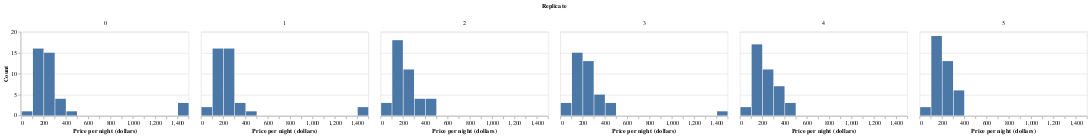

Notebook code cell kept with this figure:
### Code cell
six_bootstrap_samples = boot20000.query("replicate < 6")

alt.Chart(six_bootstrap_samples, height=150).mark_bar().encode(
    x=alt.X("price:Q", bin=alt.Bin(maxbins=20), title="Price per night (dollars)"),
    y=alt.Y("count():Q", title="Count")
).facet(
    column=alt.Column("replicate:N", title="Replicate")
)

### Figure 1 — Vega specification as saved in the notebook (floating-point values rounded to 4 significant figures)
{"$schema": "https://vega.github.io/schema/vega/v5.json", "data": [{"name": "source_0", "values": [{"bin_maxbins_20_price": 100.0, "bin_maxbins_20_price_end": 200.0, "replicate": 0, "__count": 16}, {"bin_maxbins_20_price": 200.0, "bin_maxbins_20_price_end": 300.0, "replicate": 0, "__count": 15}, {"bin_maxbins_20_price": 300.0, "bin_maxbins_20_price_end": 400.0, "replicate": 0, "__count": 4}, {"bin_maxbins_20_price": 0.0, "bin_maxbins_20_price_end": 100.0, "replicate": 0, "__count": 1}, {"bin_maxbins_20_price": 400.0, "bin_maxbins_20_price_end": 500.0, "replicate": 0, "__count": 1}, {"bin_maxbins_20_price": 1400.0, "bin_maxbins_20_price_end": 1500.0, "replicate": 0, "__count": 3}, {"bin_maxbins_20_price": 200.0, "bin_maxbins_20_price_end": 300.0, "replicate": 1, "__count": 16}, {"bin_maxbins_20_price": 300.0, "bin_maxbins_20_price_end": 400.0, "replicate": 1, "__count": 3}, {"bin_maxbins_20_price": 1400.0, "bin_maxbins_20_price_end": 1500.0, "replicate": 1, "__count": 2}, {"bin_maxbins_20_price": 100.0, "bin_maxbins_20_price_end": 200.0, "replicate": 1, "__count": 16}, {"bin_maxbins_20_price": 400.0, "bin_maxbins_20_price_end": 500.0, "replicate": 1, "__count": 1}, {"bin_maxbins_20_price": 0.0, "bin_maxbins_20_price_end": 100.0, "replicate": 1, "__count": 2}, {"bin_maxbins_20_price": 400.0, "bin_maxbins_20_price_end": 500.0, "replicate": 2, "__count": 4}, {"bin_maxbins_20_price": 200.0, "bin_maxbins_20_price_end": 300.0, "replicate": 2, "__count": 11}, {"bin_maxbins_20_price": 100.0, "bin_maxbins_20_price_end": 200.0, "replicate": 2, "__count": 18}, {"bin_maxbins_20_price": 300.0, "bin_maxbins_20_price_end": 400.0, "replicate": 2, "__count": 4}, {"bin_maxbins_20_price": 0.0, "bin_maxbins_20_price_end": 100.0, "replicate": 2, "__count": 3}, {"bin_maxbins_20_price": 100.0, "bin_maxbins_20_price_end": 200.0, "replicate": 3, "__count": 15}, {"bin_maxbins_20_price": 200.0, "bin_maxbins_20_price_end": 300.0, "replicate": 3, "__count": 13}, {"bin_maxbins_20_price": 300.0, "bin_maxbins_20_price_end": 400.0, "replicate": 3, "__count": 5}, {"bin_maxbins_20_price": 1400.0, "bin_maxbins_20_price_end": 1500.0, "replicate": 3, "__count": 1}, {"bin_maxbins_20_price": 0.0, "bin_maxbins_20_price_end": 100.0, "replicate": 3, "__count": 3}, {"bin_maxbins_20_price": 400.0, "bin_maxbins_20_price_end": 500.0, "replicate": 3, "__count": 3}, {"bin_maxbins_20_price": 100.0, "bin_maxbins_20_price_end": 200.0, "replicate": 4, "__count": 17}, {"bin_maxbins_20_price": 300.0, "bin_maxbins_20_price_end": 400.0, "replicate": 4, "__count": 7}, {"bin_maxbins_20_price": 200.0, "bin_maxbins_20_price_end": 300.0, "replicate": 4, "__count": 11}, {"bin_maxbins_20_price": 0.0, "bin_maxbins_20_price_end": 100.0, "replicate": 4, "__count": 2}, {"bin_maxbins_20_price": 400.0, "bin_maxbins_20_price_end": 500.0, "replicate": 4, "__count": 3}, {"bin_maxbins_20_price": 100.0, "bin_maxbins_20_price_end": 200.0, "replicate": 5, "__count": 19}, {"bin_maxbins_20_price": 200.0, "bin_maxbins_20_price_end": 300.0, "replicate": 5, "__count": 13}, {"bin_maxbins_20_price": 0.0, "bin_maxbins_20_price_end": 100.0, "replicate": 5, "__count": 2}, {"bin_maxbins_20_price": 300.0, "bin_maxbins_20_price_end": 400.0, "replicate": 5, "__count": 6}]}, {"name": "column_domain", "values": [{"replicate": 0, "count": 6}, {"replicate": 1, "count": 6}, {"replicate": 2, "count": 5}, {"replicate": 3, "count": 6}, {"replicate": 4, "count": 5}, {"replicate": 5, "count": 4}]}, {"name": "source_0_y_domain___count", "values": [{"min": 1, "max": 19}]}], "signals": [{"name": "child_bin_maxbins_20_price_bins", "value": {"fields": ["price"], "fname": "bin_price", "start": 0.0, "step": 100.0, "stop": 1500.0}}, {"name": "child_width", "value": 300}, {"name": "child_height", "value": 150}], "marks": [{"type": "group", "name": "column-title", "title": {"text": "Replicate", "offset": 10, "style": "guide-title"}, "role": "column-title"}, {"type": "group", "name": "row_header", "encode": {"update": {"height": {"signal": "child_height"}}}, "axes": [{"scale": "y", "title": "Count", "orient": "left", "grid": false, "labelOverlap": true, "zindex": 0, "tickCount": {"signal": "ceil(child_height/40)"}}], "role": "row-header"}, {"type": "group", "name": "column_header", "from": {"data": "column_domain"}, "sort": {"field": "datum[\"replicate\"]", "order": "ascending"}, "encode": {"update": {"width": {"signal": "child_width"}}}, "title": {"text": {"signal": "isValid(parent[\"replicate\"]) ? parent[\"replicate\"] : \"\"+parent[\"replicate\"]"}, "frame": "group", "offset": 10, "style": "guide-label"}, "role": "column-header"}, {"type": "group", "name": "column_footer", "from": {"data": "column_domain"}, "sort": {"field": "datum[\"replicate\"]", "order": "ascending"}, "encode": {"update": {"width": {"signal": "child_width"}}}, "axes": [{"scale": "x", "zindex": 0, "labelOverlap": true, "orient": "bottom", "labelFlush": true, "title": "Price per night (dollars)", "tickCount": {"signal": "ceil(child_width/10)"}, "grid": false}], "role": "column-footer"}, {"type": "group", "name": "cell", "from": {"facet": {"data": "source_0", "name": "facet", "groupby": ["replicate"]}}, "sort": {"field": ["datum[\"replicate\"]"], "order": ["ascending"]}, "encode": {"update": {"width": {"signal": "child_width"}, "height": {"signal": "child_height"}}}, "marks": [{"type": "rect", "name": "child_marks", "from": {"data": "facet"}, "encode": {"update": {"y2": {"value": 0, "scale": "y"}, "x2": {"field": "bin_maxbins_20_price", "scale": "x", "offset": {"signal": "0.5 + (abs(scale(\"x\", datum[\"bin_maxbins_20_price_end\"]) - scale(\"x\", datum[\"bin_maxbins_20_price\"])) < 0.25 ? -0.5 * (0.25 - (abs(scale(\"x\", datum[\"bin_maxbins_20_price_end\"]) - scale(\"x\", datum[\"bin_maxbins_20_price\"])))) : 0.5)"}}, "ariaRoleDescription": {"value": "bar"}, "description": {"signal": "\"Price per night (dollars): \" + (!isValid(datum[\"bin_maxbins_20_price\"]) || !isFinite(+datum[\"bin_maxbins_20_price\"]) ? \"null\" : format(datum[\"bin_maxbins_20_price\"], \"\") + \" – \" + format(datum[\"bin_maxbins_20_price_end\"], \"\")) + \"; Count: \" + (format(datum[\"__count\"], \"\"))"}, "fill": {"value": "#4c78a8"}, "y": {"field": "__count", "scale": "y"}, "x": {"field": "bin_maxbins_20_price_end", "scale": "x", "offset": {"signal": "0.5 + (abs(scale(\"x\", datum[\"bin_maxbins_20_price_end\"]) - scale(\"x\", datum[\"bin_maxbins_20_price\"])) < 0.25 ? 0.5 * (0.25 - (abs(scale(\"x\", datum[\"bin_maxbins_20_price_end\"]) - scale(\"x\", datum[\"bin_maxbins_20_price\"])))) : -0.5)"}}}}, "style": ["bar"]}], "axes": [{"scale": "y", "maxExtent": 0, "gridScale": "x", "tickCount": {"signal": "ceil(child_height/40)"}, "domain": false, "aria": false, "ticks": false, "zindex": 0, "orient": "left", "minExtent": 0, "labels": false, "grid": true}], "style": "cell"}], "scales": [{"name": "x", "type": "linear", "domain": {"signal": "[child_bin_maxbins_20_price_bins.start, child_bin_maxbins_20_price_bins.stop]"}, "range": [0, {"signal": "child_width"}], "bins": {"signal": "child_bin_maxbins_20_price_bins"}, "zero": false}, {"name": "y", "type": "linear", "domain": [{"signal": "(data(\"source_0_y_domain___count\")[0] || {}).min"}, {"signal": "(data(\"source_0_y_domain___count\")[0] || {}).max"}], "range": [{"signal": "child_height"}, 0], "zero": true, "nice": true}], "padding": 5, "background": "white", "layout": {"padding": 20, "offset": {"columnTitle": 10}, "columns": {"signal": "length(data('column_domain'))"}, "bounds": "full", "align": "all"}}
